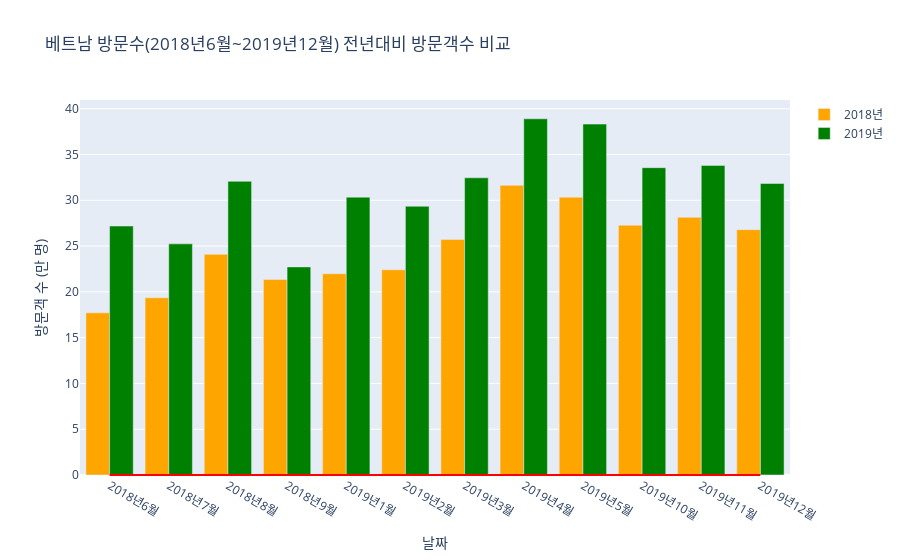

The code cell stored with this chart in its notebook:
### Code cell
# 7) 전체 방문객 증가률(Groped plot)
#------------------

# 전년월 방문자수 증가율 데이터 
x = df_filtered.Year + df_filtered.Month
y1 = countryDataFrame.loc[countryDataFrame['boolMask201706_201805'], 'NumVisitors']  # 2017년6월~2018년5월 방문자수 비교 데이터
y2 = countryDataFrame.loc[countryDataFrame['boolMask201806_201905'], 'NumVisitors']  # 2018년6월~2019년5월 방문자수 비교 데이터

# 필터세팅
startYY = df_filtered.Year.iloc[0]
startMM = df_filtered.Month.iloc[0]
endYY = df_filtered.Year.iloc[-1]
endMM = df_filtered.Month.iloc[-1]

# 그래프 생성
fig = go.Figure()

# 전년월 방문자수 증가율 막대 추가
fig.add_trace(
                go.Bar(
                        x=x,
                        y=y1,
                        name=startYY,
                        marker_color='orange'
                      )
             )

# 현재년월 방문자수 증가율 막대 추가
fig.add_trace(
                go.Bar(
                        x=x,
                        y=y2,
                        name=endYY,
                        marker_color='green'
                      )
             )


# (개별국가)폴더가 없다면 생성
if not os.path.exists(f'{graphRootOnlyCountry}'):
    os.makedirs(f'{graphRootOnlyCountry}')   
pio.write_image(fig, graphPathOnlyCountryVisitors)

# (모든국가)폴더가 없다면 생성
if not os.path.exists(f'{graphRootAllCountry}'):
    os.makedirs(f'{graphRootAllCountry}')   
pio.write_image(fig, graphPathAllCountryVisitors)




# 빨간색 굵은 선 추가
fig.add_shape(
                type="line",
                x0=0,
                y0=0,
                x1=len(x) - 1,
                y1=0,
                line=dict(color="red", width=2)
             )

# 레이아웃 설정
fig.update_layout(
                    title= f"{countryNameKor} 방문수({startYY}{startMM}~{endYY}{endMM}) 전년대비 방문객수 비교",
                    xaxis_title="날짜",
                    yaxis_title="방문객 수 (만 명)"
                 )

# 그래프 출력
fig.show()

### Figure 1 — Plotly figure (JSON) as saved in the notebook; plotly's stock layout.template omitted (floating-point values rounded to 4 significant figures)
{"data": [{"marker": {"color": "orange"}, "name": "2018년", "type": "bar", "x": ["2018년6월", "2018년7월", "2018년8월", "2018년9월", "2019년1월", "2019년2월", "2019년3월", "2019년4월", "2019년5월", "2019년10월", "2019년11월", "2019년12월"], "y": [17.71, 19.36, 24.1, 21.35, 21.97, 22.41, 25.71, 31.63, 30.34, 27.28, 28.14, 26.79]}, {"marker": {"color": "green"}, "name": "2019년", "type": "bar", "x": ["2018년6월", "2018년7월", "2018년8월", "2018년9월", "2019년1월", "2019년2월", "2019년3월", "2019년4월", "2019년5월", "2019년10월", "2019년11월", "2019년12월"], "y": [27.18, 25.24, 32.07, 22.72, 30.34, 29.35, 32.45, 38.9, 38.32, 33.56, 33.81, 31.83]}], "layout": {"shapes": [{"line": {"color": "red", "width": 2}, "type": "line", "x0": 0, "x1": 11, "y0": 0, "y1": 0}], "title": {"text": "베트남 방문수(2018년6월~2019년12월) 전년대비 방문객수 비교"}, "xaxis": {"title": {"text": "날짜"}}, "yaxis": {"title": {"text": "방문객 수 (만 명)"}}}}
